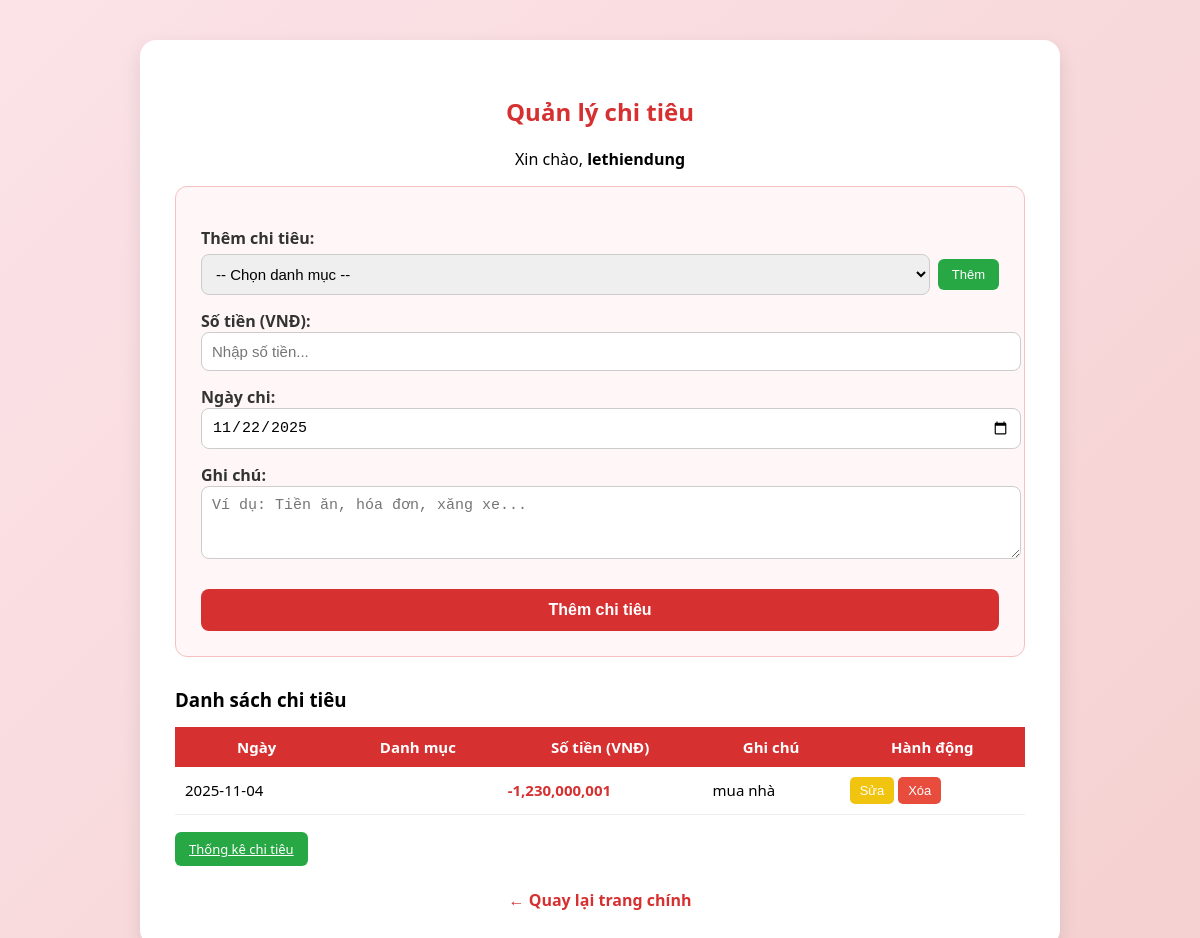
/chitieu.php (signed in), run on the app's committed database.
### tables this page shows
CREATE TABLE IF NOT EXISTS `expenses` (
  `id` int NOT NULL AUTO_INCREMENT,
  `user_id` int NOT NULL,
  `category_id` int DEFAULT NULL,
  `title` varchar(255) DEFAULT NULL,
  `amount` decimal(15,2) NOT NULL,
  `note` text,
  `date` date NOT NULL,
  `created_at` timestamp NULL DEFAULT CURRENT_TIMESTAMP,
  PRIMARY KEY (`id`),
  KEY `user_id` (`user_id`),
  KEY `category_id` (`category_id`)
);

### chitieu.php (the view, shortened to what this page needs)
<?php
$conn = mysqli_connect("localhost", "root", "", "Quanlythuchi");
$user = $_SESSION['username'];
$user_id = mysqli_fetch_assoc(mysqli_query($conn, "SELECT id FROM users WHERE username='$user'"))['id'];
$result = mysqli_query($conn, "SELECT e.id, e.date, c.name AS category, e.amount, e.note
                               FROM expenses e LEFT JOIN categories c ON e.category_id=c.id
                               WHERE e.user_id='$user_id' ORDER BY e.date DESC");
?>
<!DOCTYPE html>
<html lang="vi">
<head>
</head>
<body>
<div class="container">
    <h2>Quản lý chi tiêu</h2>
    <p style="text-align:center;">Xin chào, <b><?php echo $_SESSION['username']; ?></b></p>
    <form method="POST">
        <label>Thêm chi tiêu:</label>
        <div class="row-flex">
            <select name="category_id" required>
                <option value="">-- Chọn danh mục --</option>
            </select>
            <button type="button" class="small-btn" onclick="toggleAddCategory()">Thêm</button>
        </div>
        <label>Số tiền (VNĐ):</label>
        <input type="number" name="amount" step="0.01" placeholder="Nhập số tiền..." required>
        <label>Ngày chi:</label>
        <input type="date" name="date" value="<?php echo date('Y-m-d'); ?>">
        <label>Ghi chú:</label>
        <textarea name="note" rows="3" placeholder="Ví dụ: Tiền ăn, hóa đơn, xăng xe..."></textarea>
        <button type="submit" name="them_chi" class="submit-btn">Thêm chi tiêu</button>
    </form>
    <h3 style="margin-bottom:10px;">Danh sách chi tiêu</h3>
    <table>
        <tr>
            <th>Ngày</th>
            <th>Danh mục</th>
            <th>Số tiền (VNĐ)</th>
            <th>Ghi chú</th>
            <th>Hành động</th>
        </tr>
        <?php while ($row = mysqli_fetch_assoc($result)): ?>
        <tr>
            <td><?php echo $row['date']; ?></td>
            <td><?php echo htmlspecialchars($row['category']); ?></td>
            <td style="color:#d63031; font-weight:bold;">-<?php echo number_format($row['amount'], 0); ?></td>
            <td><?php echo htmlspecialchars($row['note']); ?></td>
            <td>
                <button class="action-btn edit-btn" onclick="toggleEditForm(<?php echo $row['id']; ?>)">Sửa</button>
                <a href="?xoa=<?php echo $row['id']; ?>" onclick="return confirm('Bạn có chắc muốn xóa khoản chi này?');">
                    <button type="button" class="action-btn delete-btn">Xóa</button>
                </a>
            </td>
        </tr>
        <?php endwhile; ?>
    </table>
    <br>
    <a href="thongke_chitieu.php" class="small-btn" >Thống kê chi tiêu</a>
    <div class="back">
        <a href="index.php">← Quay lại trang chính</a>
    </div>
</div>
</body>
</html>

### chitieu.php (style rules this page uses)
body { font-family: "Segoe UI", sans-serif; background: linear-gradient(135deg, #fbe3e8, #f5d0d0); margin: 0; padding: 0; }
.container { max-width: 850px; margin: 40px auto; background: #fff; padding: 35px; border-radius: 16px; box-shadow: 0 8px 20px rgba(0,0,0,0.1); }
h2 { text-align: center; color: #d63031; margin-bottom: 20px; }
form { background: #fff7f7; padding: 25px; border-radius: 12px; border: 1px solid #f3c1c1; margin-bottom: 30px; }
label { font-weight: 600; color: #333; display: block; margin-top: 15px; }
input, select, textarea { width: 100%; padding: 10px; border-radius: 8px; border: 1px solid #ccc; font-size: 15px; transition: all 0.3s; }
.row-flex { display: flex; align-items: center; gap: 8px; margin-top: 5px; }
.small-btn { background: #28a745; color: white; border: none; border-radius: 6px; padding: 8px 14px; cursor: pointer; font-size: 13px; }
button.submit-btn { margin-top: 25px; background: #d63031; color: white; border: none; border-radius: 8px; padding: 12px; cursor: pointer; width: 100%; font-weight: bold; font-size: 16px; }
table { width: 100%; border-collapse: collapse; margin-top: 15px; font-size: 15px; }
th { background: #d63031; color: white; padding: 10px; }
td { border-bottom: 1px solid #eee; padding: 10px; }
.action-btn { border: none; padding: 6px 10px; border-radius: 5px; cursor: pointer; color: white; font-size: 13px; }
.edit-btn { background: #f1c40f; }
.delete-btn { background: #e74c3c; }
.back { text-align: center; margin-top: 30px; }
.back a { color: #d63031; text-decoration: none; font-weight: 600; }

### data on the page
expenses: date "2025-11-04", amount "1,230,000,001", note "mua nhà"

### other printed values
$_SESSION['username'] "lethiendung"
